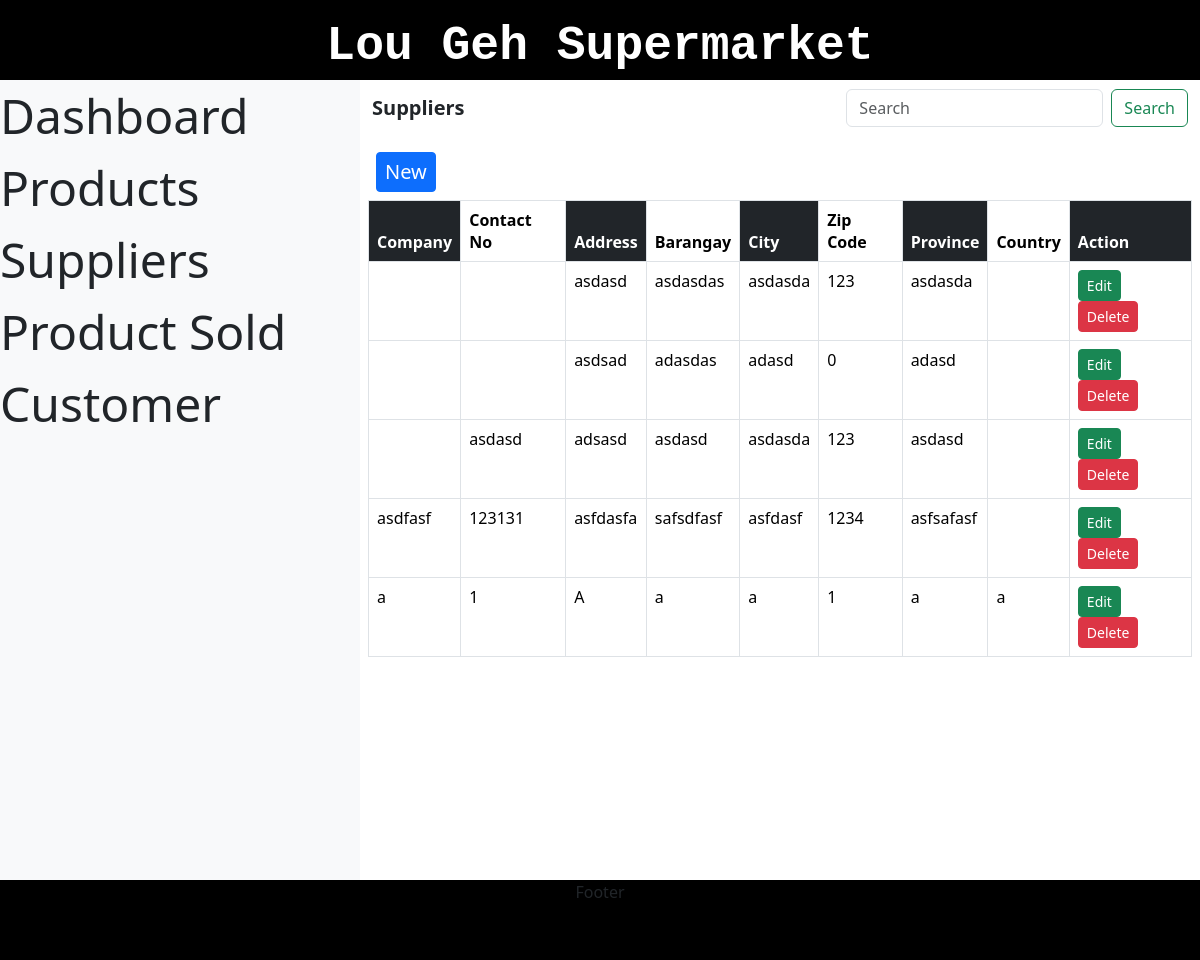
/suppliers.php, run on the app's committed database.
### tables this page shows
CREATE TABLE `suppliers_tbl` (
  `code` smallint(12) NOT NULL,
  `company` varchar(30) NOT NULL,
  `contact_no` varchar(12) NOT NULL,
  `block_lot` varchar(30) NOT NULL,
  `brgy` varchar(30) NOT NULL,
  `city` varchar(30) NOT NULL,
  `zip_code` smallint(4) NOT NULL,
  `province` varchar(30) NOT NULL,
  `country` varchar(30) NOT NULL
);

### suppliers.php (the view, shortened to what this page needs)
<?php include 'conn.php'; ?>
<html lang="en">
<head>
    <link rel="stylesheet" href="css/bootstrap.css">
    <link rel="stylesheet" href="style.css">
</head>
<body>
    <div class="header text-white fw-bolder font-monospace f">Lou Geh Supermarket</div>
    <div class="sidebar bg-light" style="font-size: 3rem;">
        <a class="nav-link  text-dark" href="#">Dashboard</a>
        <a class="nav-link  active text-dark" href="products.php">Products</a>
        <a class="nav-link text-dark" href="suppliers.php">Suppliers</a>
        <a class="nav-link text-dark" href="order.php">Product Sold</a>
        <a class="nav-link text-dark " href="customer.php">Customer</a>
    </div>
  <div class="body">
    <nav class="navbar bg-white">
        <div class="container-fluid">
          <a class="navbar-brand text-dark fw-bold">Suppliers</a>
          <form class="d-flex" role="search">
            <input class="form-control me-2" type="search" placeholder="Search" aria-label="Search">
            <button class="btn btn-outline-success" type="submit">Search</button>
          </form>
        </div>
      </nav>
    <div class="row p-2">
      <div class="col-xs-12">
        <a href="suppliers_modal.php" data-toggle="modal" class="btn btn-primary btn-sm btn-flat m-2 fs-5"><i class="fa fa-plus"></i> New</a>
        <div class="box">
          <div class="box-body">
            <table id="example1" class="table table-bordered">
              <thead>
                <th class="bg-dark text-white"> Company</th>
                  <th>Contact No</th>
                <th class="bg-dark text-white">Address</th>
                <th>Barangay</th>
                <th class="bg-dark text-white">City</th>
                <th >Zip Code</th>
                <th class="bg-dark text-white">Province</th>
                <th >Country</th>
                <th class="bg-dark text-white">Action</th>
              <tbody>
             <?php
                    $sql = "SELECT * FROM suppliers_tbl ";
                    $query = $conn->query($sql);
                    while($row = $query->fetch_assoc()){
                      echo "
                        <tr>
                        <td>".$row['company']."</td>
                          <td>".$row['contact_no']."</td>
                           <td>".$row['block_lot']."</td>
                          <td>".$row['brgy']."</td>
                          <td>".$row['city']."</td>
                           <td>".$row['zip_code']."</td>
                            <td>".$row['province']."</td>
                             <td>".$row['country']."</td>
                          <td>
                            <button class='btn btn-success btn-sm edit btn-flat' data-id='".$row['code']."'><i class='fa fa-edit'></i> Edit</button>
                            <button class='btn btn-danger btn-sm delete btn-flat' data-id='".$row['code']."'><i class='fa fa-trash'></i> Delete</button>
                          </td>
                        </tr>
                      ";
                    }
                  ?>
              </tbody>
              </thead>
            </table>
          </div>
        </div>
      </div>
    </div>
</div>
    <div class="footer">Footer</div>
</body>
</html>

### style.css (style rules this page uses)
* { margin: 0; padding: 0; box-sizing: border-box; }
.header { height: 80px; width: 100%; background: black; text-align: center; padding: 10px; font-size: 3rem; }
.sidebar { height: 100%; width: 30%; background: black; float: left; position: relative; transition: 0.4s; list-style: none; }
.body { width: 70%; height: 100%; background: white; float: left; }
.footer { clear: both; background: black; width: 100%; height: 80px; text-align: center; }

### data on the page
suppliers_tbl: block_lot "asdasd", brgy "asdasdas", city "asdasda", zip_code "123", province "asdasda"
suppliers_tbl: block_lot "asdsad", brgy "adasdas", city "adasd", zip_code "0", province "adasd"
suppliers_tbl: contact_no "asdasd", block_lot "adsasd", brgy "asdasd", city "asdasda", zip_code "123", province "asdasd"
suppliers_tbl: company "asdfasf", contact_no "123131", block_lot "asfdasfa", brgy "safsdfasf", city "asfdasf", zip_code "1234", province "asfsafasf"
suppliers_tbl: company "a", contact_no "1", block_lot "A", brgy "a", city "a", zip_code "1", province "a", country "a"
